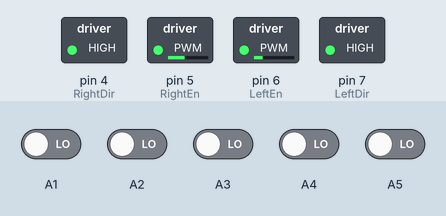
Bench run of a sketch on a simulated Arduino Uno, built with avr-gcc and run on an emulated ATmega328P. Shown: switched loads named in the sketch (green lamp = pin HIGH). The inputs (shaded band) are chosen by the test bench; at power-on: A1–5 LOW.

Above: at 1.2 s.
1.3 s: A1 driven HIGH
At 2.3 s:
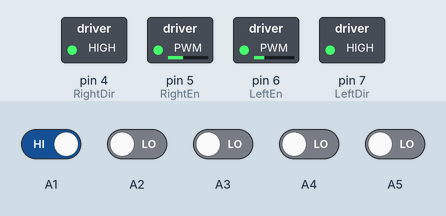
2.8 s: A2 driven HIGH
At 3.4 s:
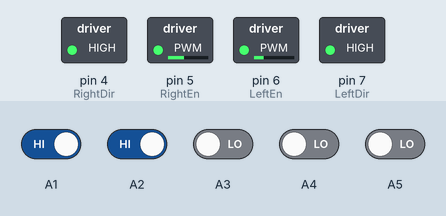
4.3 s: A2 driven LOW
At 4.6 s:
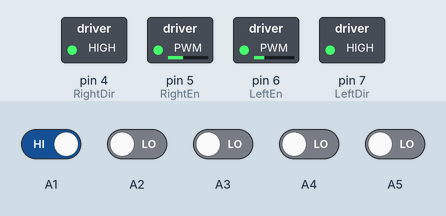
5.8 s: A1 driven LOW
At 6.9 s:
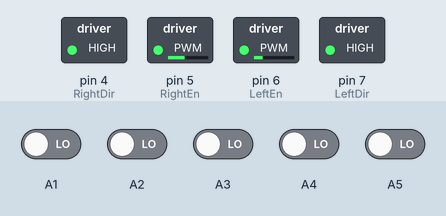
7.3 s: A3 driven HIGH
At 8.1 s:
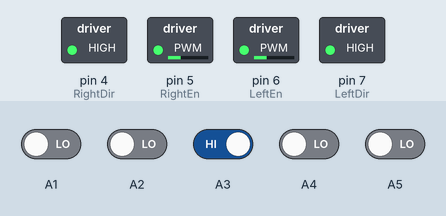
8.8 s: A4 driven HIGH
At 9.2 s:
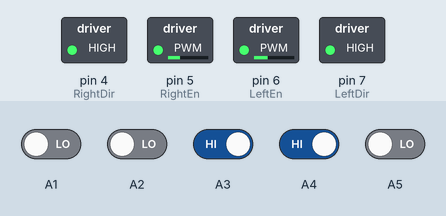
Timing chart, 0 to 11.3 s (numbered marks = the images above; inputs shaded):
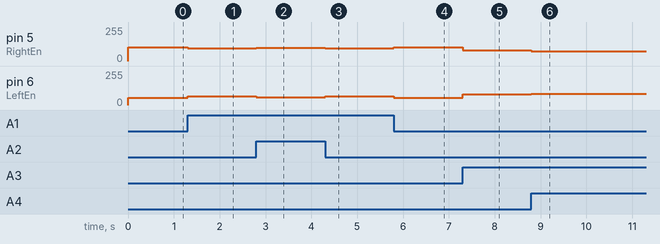

The sketch:

Line_following_Solver_Robot_with_PID.ino
```cpp
//Line Following Robot using PD Controller (Digital)


//Initialization
int sensor[5] = {0, 0, 0, 0, 0};     //initialization for LSS05
int initial_motor_speed =80;        //can change the initial speed that you prefer
int maxSpeed = 70;                 //if the motor is too fast, decrease the max speed and vice versa
float Kp = 5;       //initialize to 1, reduce - overshoot and lose line. increase - cant navigate a turn
float Kd = 0;  //initialize to 1, increase until lesser wobbling
float Ki = 0;   //initialize to 0.01, jerk left or right if too high value.
float I=0, P=0, D=0, PD_value=0;
float error=0, previous_error=0;

//Pin declaration for SHIELD-2AMOTOR
int RightEn = 5;
int RightDir = 4;
int LeftEn = 6;
int LeftDir = 7;

void read_sensor_values(void);
void calculate_pid(void);
void motor_control(void);

void setup()
{
  // Serial.begin(9600);       //Enable Serial Communications

  //LSS05 Auto-Calibrating Line Sensor Pin Setup
  pinMode(sensor[0],INPUT);
  pinMode(sensor[1],INPUT);
  pinMode(sensor[2],INPUT);
  pinMode(sensor[3],INPUT);
  pinMode(sensor[4],INPUT);

  //Motor Driver Pin Setup
  pinMode(RightEn,OUTPUT);
  pinMode(RightDir,OUTPUT);
  pinMode(LeftEn,OUTPUT);
  pinMode(LeftDir,OUTPUT);
  digitalWrite(RightDir,HIGH);    //according to your connection from motor to the motor driver
  digitalWrite(LeftDir, HIGH);      //according to your connection from motor to the motor driver
}

void loop()
{
    read_sensor_values();
    calculate_pid();
    motor_control();
}

void read_sensor_values()
{
  sensor[0] = digitalRead(A1);
  sensor[1] = digitalRead(A2);
  sensor[2] = digitalRead(A3);
  sensor[3] = digitalRead(A4);
  sensor[4] = digitalRead(A5);

  if((sensor[0]==0) && (sensor[1]==0) && (sensor[2]==1) && (sensor[3]==0) && (sensor[4]==0))
  error = 0;
  else if((sensor[0]==0) && (sensor[1]==0) && (sensor[2]==1) && (sensor[3]==1) && (sensor[4]==0))
  error = 1;
  else if((sensor[0]==0) && (sensor[1]==0) && (sensor[2]==0) && (sensor[3]==1) && (sensor[4]==0))
  error = 2;
  else if((sensor[0]==0) && (sensor[1]==0) && (sensor[2]==0) && (sensor[3]==1) && (sensor[4]==1))
  error = 4;
  else if((sensor[0]==0) && (sensor[1]==0) && (sensor[2]==0) && (sensor[3]==0) && (sensor[4]==1))
  error = 3;
  else if((sensor[0]==0) && (sensor[1]==1) && (sensor[2]==1) && (sensor[3]==0) && (sensor[4]==0))
  error = -1;
  else if((sensor[0]==0) && (sensor[1]==1) && (sensor[2]==0) && (sensor[3]==0) && (sensor[4]==0))
  error = -2;
  else if((sensor[0]==1) && (sensor[1]==1) && (sensor[2]==0) && (sensor[3]==0) && (sensor[4]==0))
  error = -4;
  else if((sensor[0]==1) && (sensor[1]==0) && (sensor[2]==0) && (sensor[3]==0) && (sensor[4]==0))
  error = -3;
  else if((sensor[0]==0) && (sensor[1]==0) && (sensor[2]==0) && (sensor[3]==0) && (sensor[4]==0))
    if(error==5) error = 5;
    else error = -5;
}

void calculate_pid()
{
    P = error;
    I = I + error;
    D = error - previous_error;

    PD_value = (Kp*P) + (Kd*D) + (Ki*I);

    previous_error = error;
}

void motor_control()
{
    // Calculating the effective motor speed:
    int left_motor_speed = initial_motor_speed + PD_value;
    int right_motor_speed = initial_motor_speed - PD_value;

    // The motor speed should not exceed the max PWM value
    constrain(left_motor_speed,0,maxSpeed);
    constrain(right_motor_speed,0,maxSpeed);

   // right_motor_speed = right_motor_speed + 5 ; this line is needed if your motor didn't have same speed

    //open the Serial Monitor to see the speed of each motor
    Serial.print ("right = ");
    Serial.print(right_motor_speed);
    Serial.print("\t");
    Serial.print("left = ");
    Serial.println(left_motor_speed);

    analogWrite(LeftEn,left_motor_speed);   //Left Motor Speed
    analogWrite(RightEn,right_motor_speed);  //Right Motor Speed
}
```

Measured:
- after the input at 1.3 s, pin 5 (RightEn): 105/255 → 95/255 at once; pin 6 (LeftEn): 55/255 → 65/255 at once
- after the input at 2.8 s, pin 5 (RightEn): 95/255 → 100/255 at once; pin 6 (LeftEn): 65/255 → 60/255 at once
- after the input at 4.3 s, pin 5 (RightEn): 100/255 → 95/255 at once; pin 6 (LeftEn): 60/255 → 65/255 at once
- after the input at 5.8 s, pin 5 (RightEn): 95/255 → 105/255 at once; pin 6 (LeftEn): 65/255 → 55/255 at once
- after the input at 7.3 s, pin 5 (RightEn): 105/255 → 80/255 at once; pin 6 (LeftEn): 55/255 → 80/255 at once
- after the input at 8.8 s, pin 5 (RightEn): 80/255 → 75/255 at once; pin 6 (LeftEn): 80/255 → 85/255 at once
